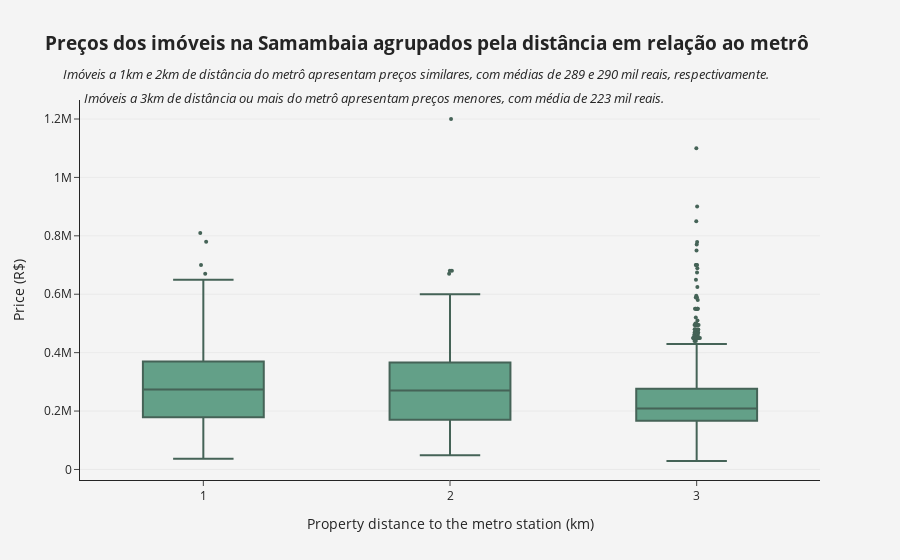

Write notebook code for a chart like this one.
### Markdown cell above
What we have here:
* 75% of houses costs at most 340k, by contrast, 75% of appartments costs  230k at most;
* In average, houses cost 269k and appartments cost 206k;

So, that's a good indicator that houses cost more than appartments, as we thought in our hypothesis. Let's see the metro distance to houses and appartments:

### Code cell
title = '<b>Preços dos imóveis na Samambaia agrupados pela distância em relação ao metrô</b>'
subtitle = '<br><sub><i>      Imóveis a 1km e 2km de distância do metrô apresentam preços\
 similares, com médias de 289 e 290 mil reais, respectivamente.<br>\
             Imóveis a 3km de distância ou mais do metrô apresentam preços menores, com média de 223 mil reais.\
             </i></sub>'
title += subtitle

fig = make_subplots(rows = 1, cols = 1)

fig.add_trace(
    go.Box(
        x = df_train['metro_distance'],
        y = df_train[HOUSE_PRICE],
#         boxpoints='all',
        jitter=0.06,
#         whiskerwidth=0.2,
        marker_size=4,
        line_color = '#456357',
        fillcolor = '#63A088'),
    col = 1,
    row = 1)

fig.update_layout(
    title = title,
    titlefont = {'size': 19},
    template = 'simple_white',
    plot_bgcolor = FIGURE_BG_COLOR,
    paper_bgcolor = FIGURE_BG_COLOR
)

fig.update_xaxes(showgrid = False)

fig.update_yaxes(
    showgrid = True,
    gridcolor = FIGURE_GRID_COLOR,
    gridwidth = .8,
)

fig['layout']['xaxis']['title'] = 'Property distance to the metro station (km)'
fig['layout']['yaxis']['title'] = 'Price (R$)'

fig.show()

### Figure 1 — Plotly figure (JSON) as saved in the notebook; plotly's stock layout.template omitted (floating-point values rounded to 4 significant figures; data arrays with more than 128 entries replaced by an {"elided": "..."} marker saying what was removed)
{"data": [{"fillcolor": "#63A088", "jitter": 0.06, "line": {"color": "#456357"}, "marker": {"size": 4}, "type": "box", "x": {"elided": "1991 int values"}, "xaxis": "x", "y": {"elided": "1991 int values"}, "yaxis": "y"}], "layout": {"paper_bgcolor": "#f4f4f4", "plot_bgcolor": "#f4f4f4", "title": {"font": {"size": 19}, "text": "<b>Preços dos imóveis na Samambaia agrupados pela distância em relação ao metrô</b><br><sub><i>      Imóveis a 1km e 2km de distância do metrô apresentam preços similares, com médias de 289 e 290 mil reais, respectivamente.<br>             Imóveis a 3km de distância ou mais do metrô apresentam preços menores, com média de 223 mil reais.             </i></sub>"}, "xaxis": {"anchor": "y", "domain": [0, 1], "showgrid": false, "title": {"text": "Property distance to the metro station (km)"}}, "yaxis": {"anchor": "x", "domain": [0, 1], "gridcolor": "#e7e7e7", "gridwidth": 0.8, "showgrid": true, "title": {"text": "Price (R$)"}}}}
